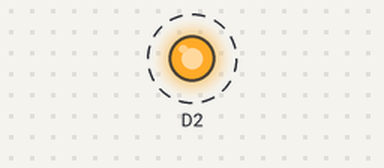
Bench run of a sketch on a simulated ESP8266 (NodeMCU). On the bench: output pins drawn as LEDs (lit = HIGH). Dashed ring = blinking.

Above: at 0.5 s.
Timing chart, 0 to 4.6 s (numbered marks = the images above):
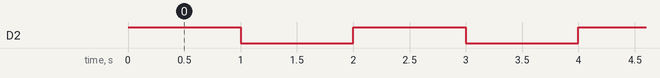

Measured:
- by itself, D2: alternates HIGH for 1.0 s and LOW for 1.0 s

The sketch:

Blink_ET_Board.ino
```cpp
/******************************************************************************************
 * FileName     : Blink_ET_Board.ino
 * Description  : 디지털 명령으로 LED 켜고 끄기
 * Hardware     : ETBoard(이티보드, ESP32 등록 공식 Arduino Board)
 * Author       : 한국공학기술연구원(KETRI)
 * Created Date : 2022.04.21
 * Reference    :
 * Modified     : 2022.04.21 : LEH : 헤더 수정, 소스 크린징
******************************************************************************************/

void setup() {
   pinMode(D2, OUTPUT);   // D2를 LED 출력모드 설정
}

void loop() {
  digitalWrite(D2, HIGH); // LED를 켬
  delay(1000);            // 1초 기다림
  digitalWrite(D2, LOW);  // LED를 끔
  delay(1000);            // 1초 기다림
  }

//==========================================================================================
//
// (주)한국공학기술연구원 http://et.ketri.re.kr
//
//==========================================================================================
```
